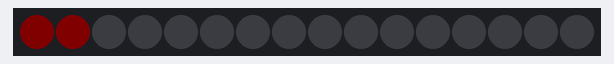
Recording of a sketch running on a simulated Arduino Uno, built with avr-gcc and run on an emulated ATmega328P. On the bench: 16 RGB LEDs in strip order, left to right. Dim RGB values are drawn brighter than linear.

Above: at 0.15 s.
At 1.66 s:
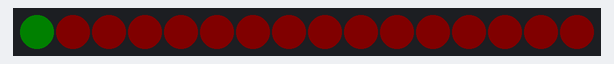
At 3.28 s:
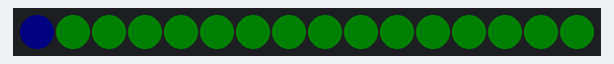
At 4.89 s:
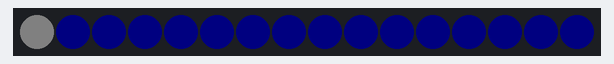
At 6.5 s:
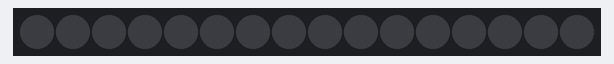
At 11.48 s:
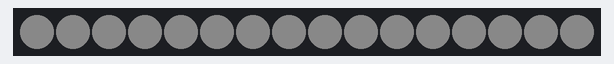

Measured:
- by itself, everything shown: repeats every 13.1 s, in 105 steps
- what the display in image 4 shows lasts 0.6 s, from 6.5 s to 7.1 s

The sketch:

neopixel_hw.ino
```cpp
#include <Adafruit_NeoPixel.h>
#define LED_PIN 1
#define LED_COUNT  16
#define BRIGHTNESS  10

Adafruit_NeoPixel strip(LED_COUNT, LED_PIN, NEO_GRBW);

void setup() {
  strip.begin();
  strip.show();
  strip.setBrightness(BRIGHTNESS);

}

void loop() {
  colorWipe(strip.Color(128,  0,    0),          100); //r
  colorWipe(strip.Color(0,    128,  0),          100); //g
  colorWipe(strip.Color(0,    0,    128),        100); //b
  colorWipe(strip.Color(0,    0,    0,    128),  100); //w
  //colorWipe(strip.Color(255,  255,  255,  255),  10); //rgb+w
  //does it clear here?

  pulseWhite(5);

}

void colorWipe(uint32_t color, int wait) {
  for(int i=0; i<strip.numPixels(); i++) { // For each pixel in strip...
    strip.setPixelColor(i, color);         //  Set pixel's color (in RAM)
    strip.show();                          //  Update strip to match
    delay(wait);                           //  Pause for a moment
  }
}

void pulseWhite(uint8_t wait) {
  for(int j=0; j<256; j++) { // Ramp up from 0 to 255
    // Fill entire strip with white at gamma-corrected brightness level 'j':
    strip.fill(strip.Color(0, 0, 0, strip.gamma8(j)));
    strip.show();
    delay(wait);
  }

  for(int j=255; j>=0; j--) { // Ramp down from 255 to 0
    strip.fill(strip.Color(0, 0, 0, strip.gamma8(j)));
    strip.show();
    delay(wait);
  }

  //comp between gamma and not gamma
    strip.fill(strip.Color(10, 0, 0, 0));
    strip.show();

  for(int j=0; j<256; j++) { // Ramp up from 0 to 255

    strip.fill(strip.Color(0, 0, 0, j));
    strip.show();
    delay(wait);
  }

  for(int j=255; j>=0; j--) { // Ramp down from 255 to 0
    strip.fill(strip.Color(0, 0, 0, j));
    strip.show();
    delay(wait);
  }

}
```
